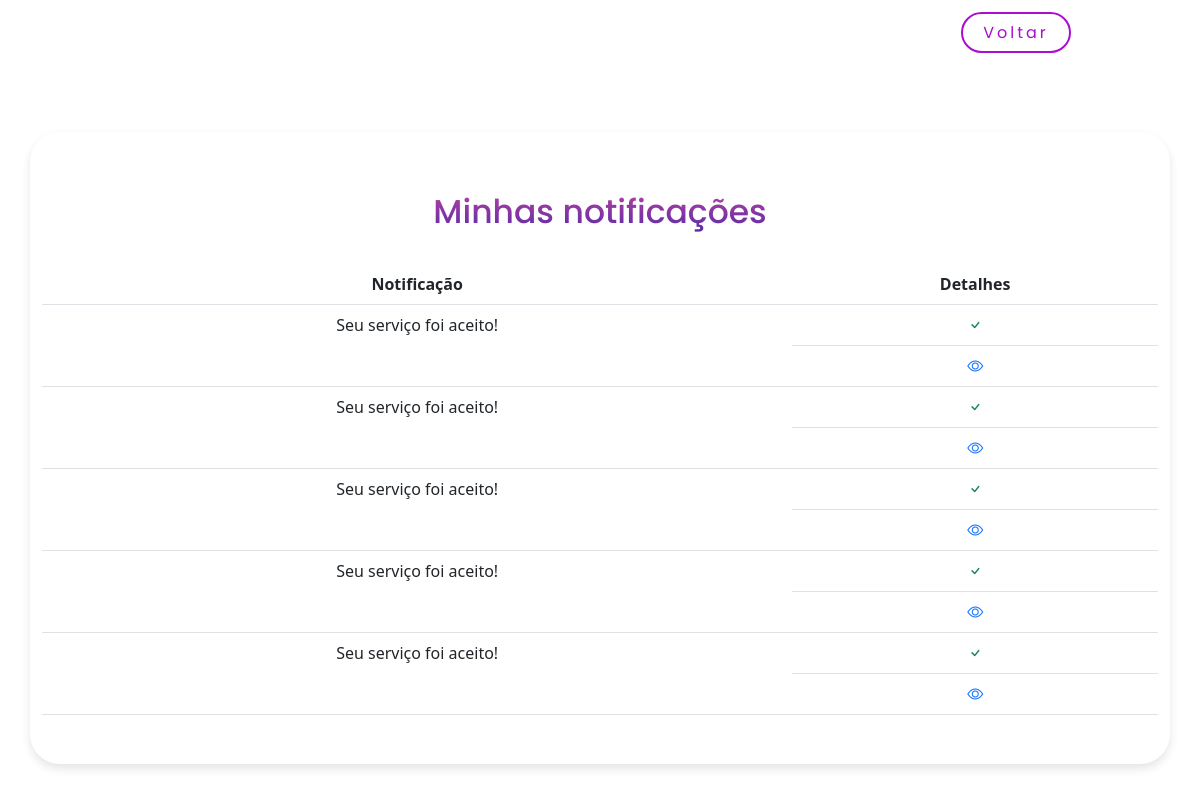
/fornecedor/notificacoes.php (signed in), run on the app's committed database.
### tables this page shows
CREATE TABLE IF NOT EXISTS `notificacao_fornecedor` (
  `id` int(11) NOT NULL AUTO_INCREMENT,
  `msg` varchar(255) DEFAULT NULL,
  `email` varchar(255) DEFAULT NULL,
  `nome_evento` varchar(255) DEFAULT NULL,
  `servico` int(11) DEFAULT NULL,
  PRIMARY KEY (`id`)
);

### fornecedor/notificacoes.php (the view, shortened to what this page needs)
<?php
    include_once('../class/conexao.php');
    $dadosUsu = $_SESSION['dadosUsu'];
    $sql = "SELECT * FROM notificacao_fornecedor WHERE email = '$dadosUsu[email]'";
    $result = $conn->query($sql);
?>
<!DOCTYPE html>
<html lang="en">
<head>
    <link rel="stylesheet" href="https://cdn.jsdelivr.net/npm/bootstrap-icons@1.10.5/font/bootstrap-icons.css">
    <link rel="stylesheet" href="css/notificacoesforn.css">
    <link href="https://cdn.jsdelivr.net/npm/bootstrap@5.3.0-alpha3/dist/css/bootstrap.min.css" rel="stylesheet">
    <link rel="stylesheet" href="https://cdn.jsdelivr.net/npm/bootstrap-icons@1.10.5/font/bootstrap-icons.css">
<link href="https://cdnjs.cloudflare.com/ajax/libs/font-awesome/5.10.0/css/all.min.css" rel="stylesheet">
<link href="lib/owlcarousel/assets/owl.carousel.min.css" rel="stylesheet">
<link href="lib/lightbox/css/lightbox.min.css" rel="stylesheet">
</head>
<body>
<header>
    <nav>
        <ul class="nav-list">
                <li><a href="../fornecedor/perfil_fornecedor.php" class="botaovoltar">Voltar</a></li>
        </ul>
    </nav>
</header>
<div class="limiter">
  <div class="container">
    <div class="col-12">
        <div class="row">
    <div class="bloco">
    <h1 class="texto">Minhas notificações</h1>
    <br>
    <table class="table text-center">
        <thead>
            <tr>
                <th scope="col">Notificação</th>
                <th scope="col" >Detalhes</th>
            </tr>
        </thead>
        <tbody>
            <?php while ($row = mysqli_fetch_assoc($result)) { ?>
                <tr>
                    <td><?php echo  $row['msg']; ?></td>
                    <td class="d-flex justify-content-around">
                        <a href="<?php echo './lida.php?id='.$row['id']?>" class="bi bi-check text-success"></a>
                    </td>
                    <td class="d-flex justify-content-around">
                        <a href="<?php echo './detalhes.php?id='.$row['id']?>" class="bi bi-eye"></a>
                    </td>
                </tr>
            <?php } ?>
        </tbody>
    </table>
    </div>
        </div>
    </div>
            </div>
            </div>
</body>
</html>

### fornecedor/css/notificacoesforn.css (style rules this page uses)
body { background-image: url(../images/background-cad.png); background-repeat: no-repeat; background-size: cover; background-position: center; }
* { margin: 0; padding: 0; box-sizing: border-box; }
.limiter { width: 100%; min-height: 100vh; margin: 0 auto; }
.container { width: 100%; min-height: 100vh; display: -webkit-box; display: -webkit-flex; display: -moz-box; display: -ms-flexbox; display: flex; flex-wrap: wrap; justify-content: center; align-items: center; padding: 15px; }
.bloco { background: #fff; border-radius: 30px; overflow: hidden; padding: 100px 55px 33px 55px; size: 30px; box-shadow: 0 5px 10px 0px rgba(0, 0, 0, 0.1); -moz-box-shadow: 0 5px 10px 0px rgba(0, 0, 0, 0.1); -webkit-box-shadow: 0 5px 10px 0px rgba(0, 0, 0, 0.1); -o-box-shadow: 0 5px 10px 0px rgba(0, 0, 0, 0.1); -ms-box-shadow: 0 5px 10px 0px rgba(0, 0, 0, 0.1); }
h1 { width: 100%; display: block; font-family: 'Poppins', sans-serif; font-size: 20px; color: #333333; line-height: 1.2; text-align: center; background: -webkit-linear-gradient(#B341A0, #5B2BA8); -webkit-background-clip: text; -webkit-text-fill-color: transparent; margin-top: -45px; font-size: 25px; }
.texto { font-size: 33px; margin-top: -40px; }
.botaovoltar { font-family: 'poppins'; border: 2px solid #aa0cd1; border-radius: 40px; color: #aa0cd1; text-decoration: none; background-color: transparent; padding: 7px 20px 7px 20px; margin-left: 800px; }
nav { display: flex; justify-content: space-around; align-items: center; font-family: system-ui, -apple-system, Helvetica, Arial, sans-serif; height: 6vh; }
.nav-list { list-style: none; display: flex; }
.nav-list li { letter-spacing: 3px; padding: 40px 15px 8px 15px; border-radius: 50px; }

### data on the page
notificacao_fornecedor: msg "Seu serviço foi aceito!"
notificacao_fornecedor: msg "Seu serviço foi aceito!"
notificacao_fornecedor: msg "Seu serviço foi aceito!"
notificacao_fornecedor: msg "Seu serviço foi aceito!"
notificacao_fornecedor: msg "Seu serviço foi aceito!"
